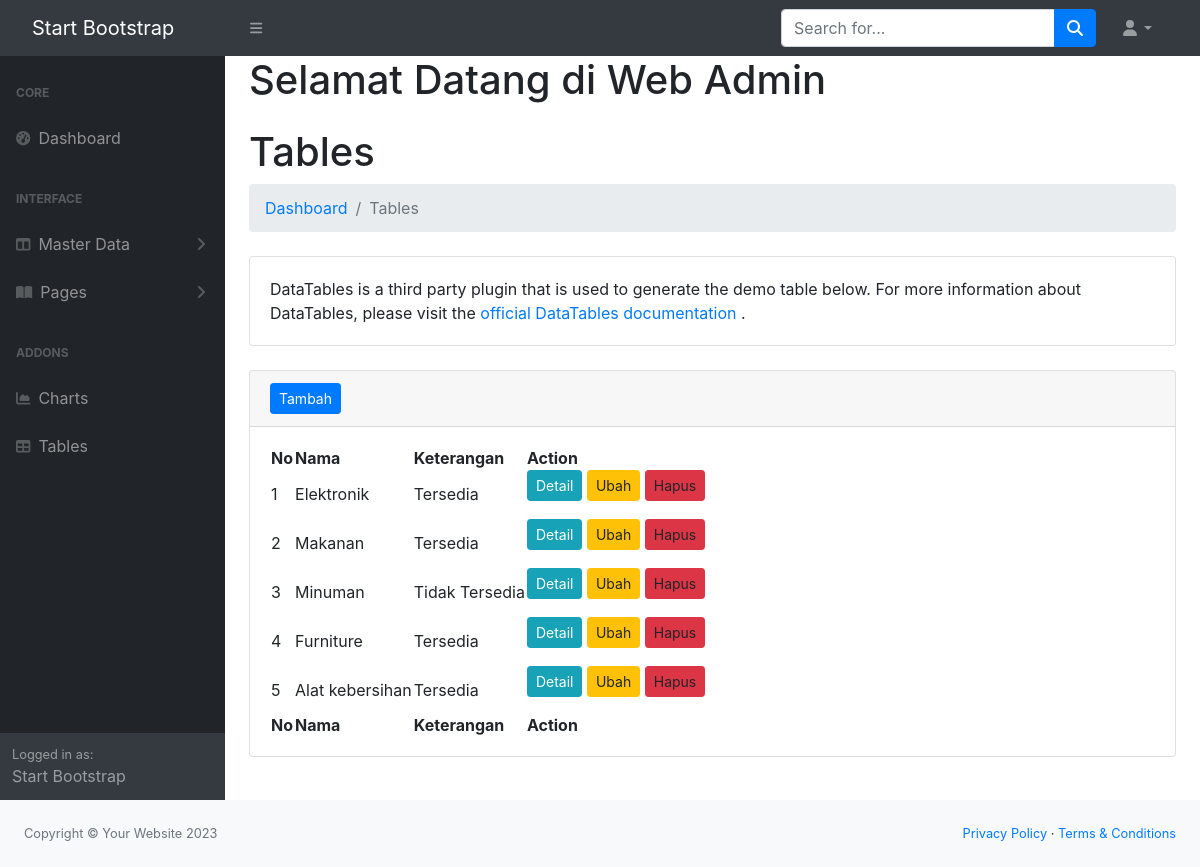
Page /admin/index.php?url=jenis_produk on the earlier database version.
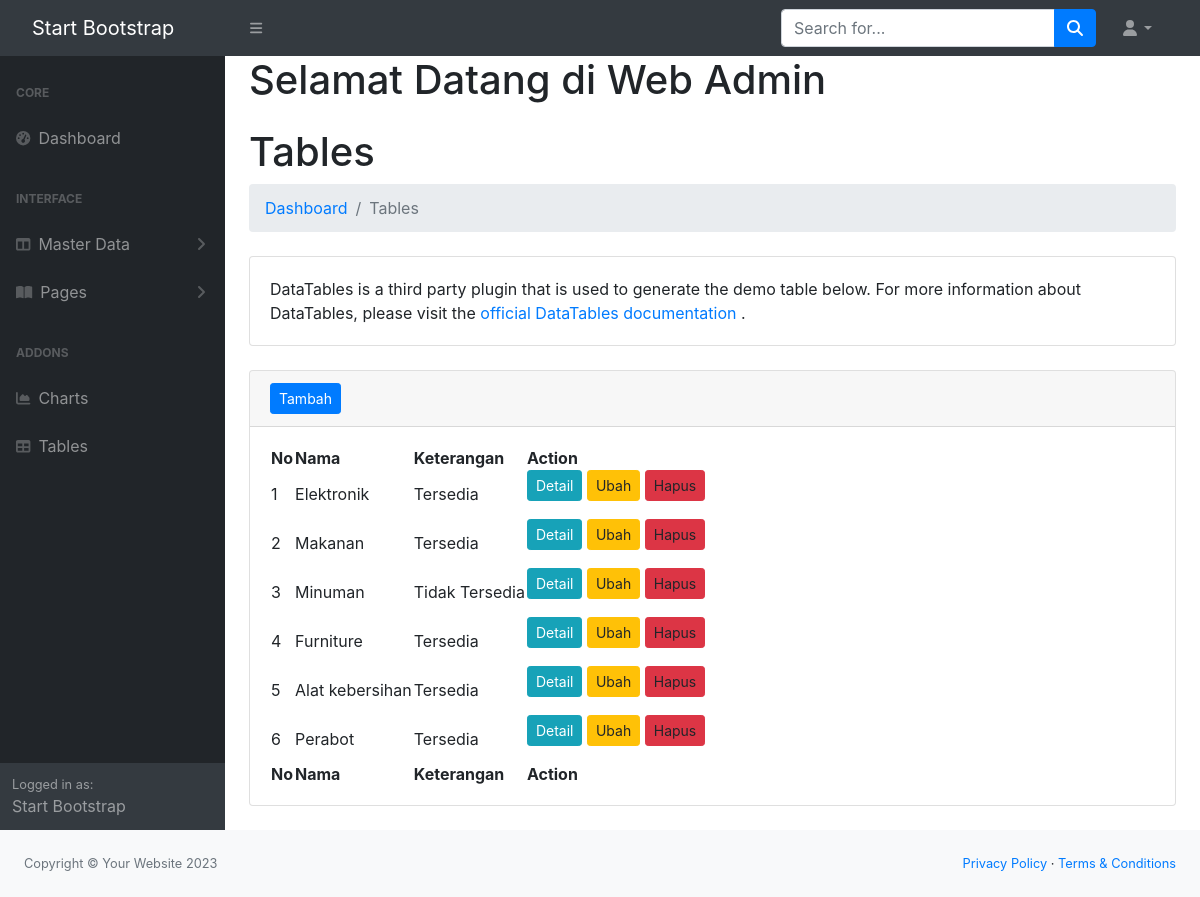
Same page on the later database version.
### tables this page shows
CREATE TABLE `jenis_produk` (
  `id` int(11) NOT NULL,
  `nama` varchar(20) DEFAULT NULL,
  `ket` varchar(50) DEFAULT NULL
);

### admin/models/Jenis_Produk.php (called while the page is built, shortened)
<?php
class JenisProduk {
    private $koneksi;
    public function __construct(){
        global $dbh;
        $this->koneksi = $dbh;
    }
    public function JenisProduk(){
        $sql = "SELECT * FROM jenis_produk";
        $ps = $this->koneksi->prepare($sql);
        $ps->execute();
        $rs = $ps->fetchAll();
        return $rs;
    }
    }
    ?>

### admin/jenis_produk.php (the view, shortened to what this page needs)
<?php
$model = new JenisProduk();
$jenis_produk = $model->JenisProduk();
?>
                        <h1 class="mt-4">Tables</h1>
                        <ol class="breadcrumb mb-4">
                            <li class="breadcrumb-item"><a href="index.html">Dashboard</a></li>
                            <li class="breadcrumb-item active">Tables</li>
                        </ol>
                        <div class="card mb-4">
                            <div class="card-body">
                                DataTables is a third party plugin that is used to generate the demo table below. For more information about DataTables, please visit the
                                <a target="_blank" href="https://datatables.net/">official DataTables documentation</a>
                                .
                            </div>
                        </div>
                        <div class="card mb-4">
                            <div class="card-header">
                                <a href="index.php?url=jenis_produk_form" class="btn btn-primary btn-sm"> Tambah </a>
                            </div>
                            <div class="card-body">
                                <table id="datatablesSimple">
                                    <thead>
                                        <tr>
                                            <th>No</th>
                                            <th>Nama </th>
                                            <th>Keterangan</th>
                                            <th>Action</th>
                                        </tr>
                                    </thead>
                                    <tfoot>
                                        <tr>
                                            <th>No</th>
                                            <th>Nama</th>
                                            <th>Keterangan</th>
                                            <th>Action</th>
                                        </tr>
                                    </tfoot>
                                    <tbody>
                                        <?php
                                        $no = 1;
                                        foreach($jenis_produk as $row){
                                        ?>
                                        <tr>
                                            <td><?= $no ?></td>
                                            <td><?= $row['nama']?></td>
                                            <td><?= $row['ket']?></td>
                                            <td>
                                                <form action="jenis_produk_controller.php" method="post">
                                                    <a class="btn btn-info btn-sm" href="index.php?url=jenis_produk_detail&id=<?= $row ['id'] ?>">Detail</a>
                                                    <a class="btn btn-warning btn-sm">Ubah</a>
                                                    <a class="btn btn-danger btn-sm">Hapus</a>
                                                </form>
                                            </td>
                                        </tr>
                                      <?php
                                        $no++;
                                    }
                                        ?>
                                    </tbody>
                                </table>
                            </div>
</div>
</div>

Differences in the rows shown:
added jenis_produk: nama "Perabot", ket "Tersedia"
